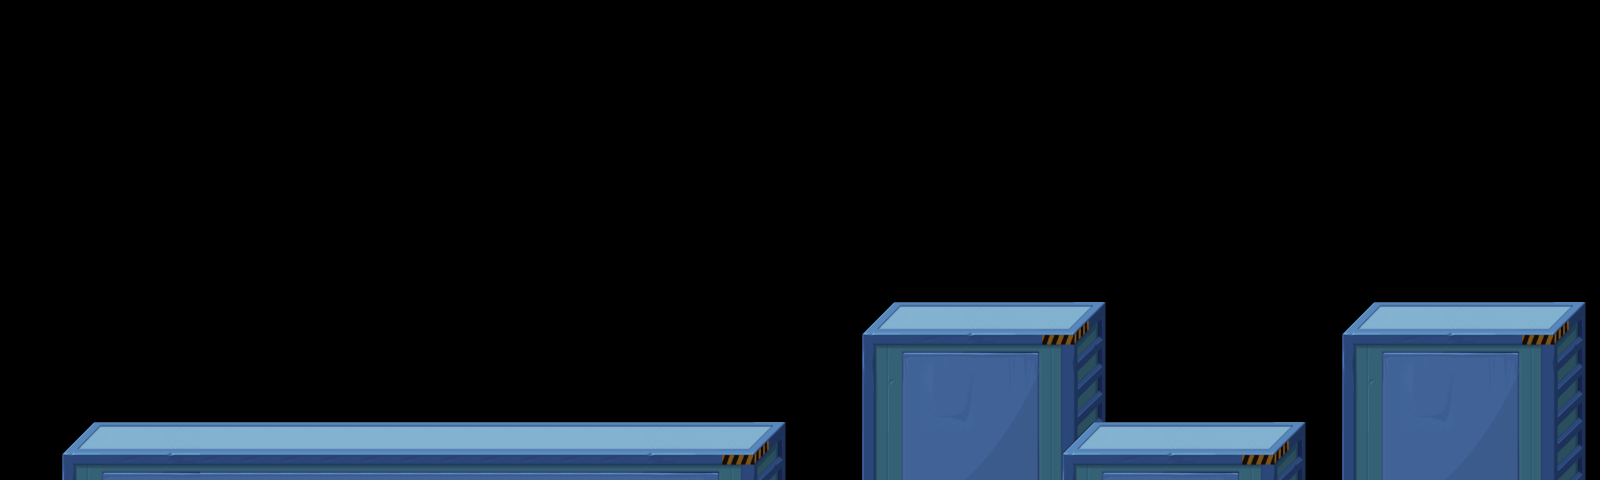

A level layout from a 2D game, rendered from its tile map. Below: a short description, then the map file with tile-grid data replaced by summaries:
An orthogonal 40x12 tile map with 40x40 px tiles, 2 tile layers (show2, show1) and 38 objects.

<map version="1.0" orientation="orthogonal" width="40" height="12" tilewidth="40" tileheight="40">
 <tileset firstgid="1" name="main" tilewidth="40" tileheight="40">
  <image source="main.png" width="280" height="240" />
 </tileset>
 <layer name="show2" width="40" height="12">
  <data>[480 cells, 108 non-empty, 35 distinct tile ids]</data>
 </layer>
 <layer name="show1" width="40" height="12">
  <data>[480 cells, 14 non-empty, 14 distinct tile ids]</data>
 </layer>
 <objectgroup name="collision" width="40" height="12">
  <object x="80" y="440" width="680" height="40" />
  <object x="880" y="320" width="200" height="160" />
  <object x="1080" y="440" width="200" height="40" />
  <object x="1360" y="320" width="200" height="160" />
 </objectgroup>
 <objectgroup name="items" width="40" height="12">
  <object x="640" y="240" />
  <object x="640" y="160" />
  <object x="640" y="80" />
  <object x="680" y="80" />
  <object x="680" y="120" />
  <object x="640" y="120" />
  <object x="680" y="160" />
  <object x="680" y="200" />
  <object x="640" y="200" />
  <object x="680" y="240" />
  <object x="720" y="80" />
  <object x="720" y="120" />
  <object x="760" y="120" />
  <object x="760" y="80" />
  <object x="800" y="80" />
  <object x="800" y="120" />
  <object x="1280" y="280" />
  <object x="1320" y="280" />
  <object x="1320" y="240" />
  <object x="1320" y="200" />
  <object x="1360" y="200" />
  <object x="1240" y="280" />
  <object x="1240" y="320" />
  <object x="1360" y="160" />
  <object x="1160" y="320" />
  <object x="1160" y="280" />
  <object x="1120" y="280" />
  <object x="1080" y="280" />
  <object x="1080" y="240" />
  <object x="1080" y="200" />
  <object x="1040" y="200" />
  <object x="1040" y="160" />
 </objectgroup>
 <objectgroup name="enemy" width="40" height="12">
  <object x="200" y="400" />
  <object x="1520" y="240" />
 </objectgroup>
</map>
